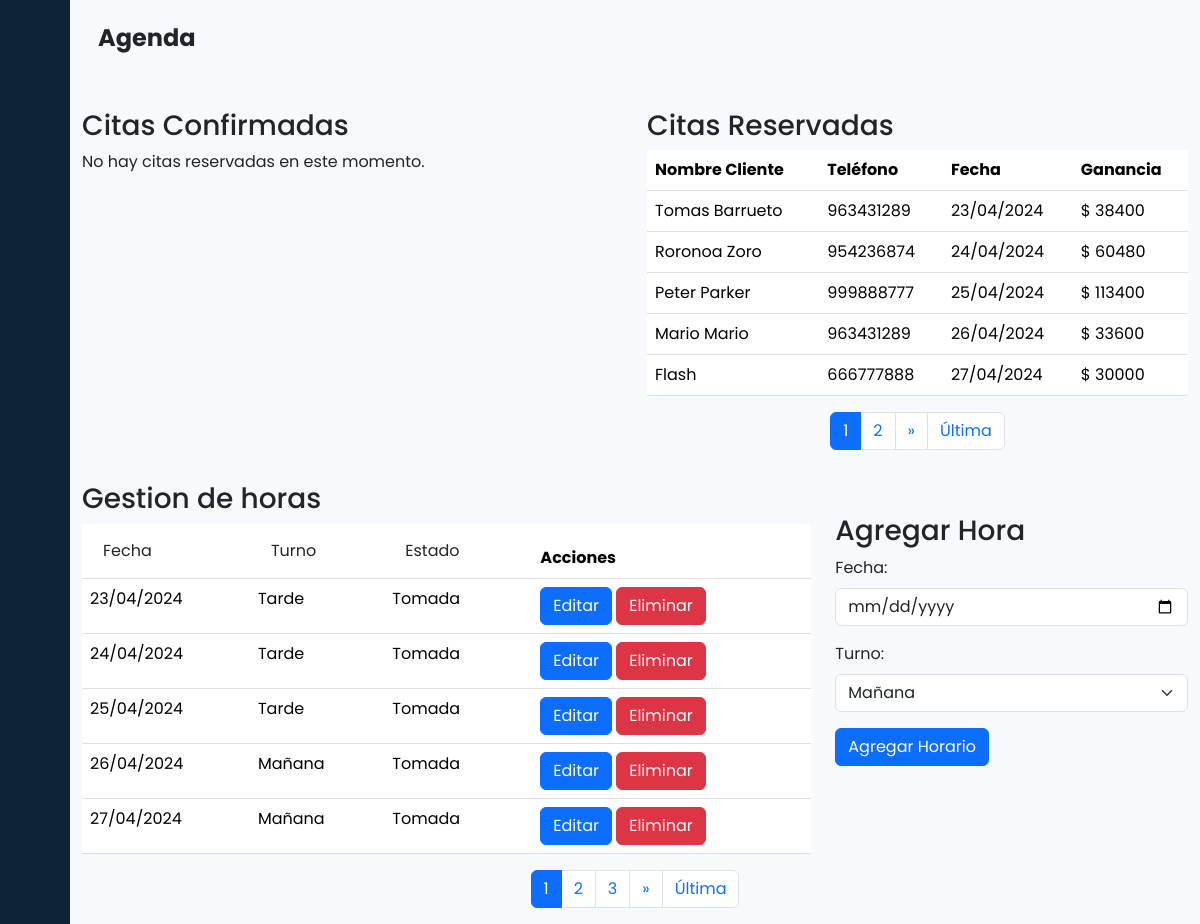
The page /views/panel_agenda.php (signed in) on the database its author committed.
### tables this page shows
CREATE TABLE `citas` (
  `id` int(11) NOT NULL,
  `cliente_id` int(11) NOT NULL,
  `usuario_id` int(11) NOT NULL,
  `nombre_cliente` varchar(255) NOT NULL,
  `telefono` varchar(20) NOT NULL,
  `correo` varchar(100) NOT NULL,
  `imagen_referencia` varchar(255) DEFAULT NULL,
  `alto` decimal(5,2) NOT NULL,
  `ancho` decimal(5,2) NOT NULL,
  `color` enum('si','no') NOT NULL,
  `hora_disponible_id` int(11) NOT NULL,
  `cotizacion` int(11) NOT NULL,
  `comision` int(11) NOT NULL,
  `precio_total` int(11) NOT NULL
);

CREATE TABLE `horarios_disponibles` (
  `id` int(11) NOT NULL,
  `usuario_id` int(11) NOT NULL,
  `fecha` date NOT NULL,
  `turno` enum('am','pm') NOT NULL,
  `estado` enum('Disponible','Tomada','Cerrada') NOT NULL DEFAULT 'Disponible'
);

### views/panel_agenda.php (the view, shortened to what the rows shown need)
<?php
if ($_SESSION['tipo_usuario'] == 'tatuador') {
    include '../conexion.php';
    $usuario_id = $_SESSION['usuario_id'];
?>
<!DOCTYPE html>
<html>
<head>
    <link href="https://cdn.lineicons.com/4.0/lineicons.css" rel="stylesheet" />
    <link href="https://cdn.jsdelivr.net/npm/bootstrap@5.3.2/dist/css/bootstrap.min.css" rel="stylesheet"
>
    <link rel="stylesheet" href="../assets/css/stylepanel.css">
</head>
<body>
    <div class="wrapper">
        <div class="main">
            <div class="container">
                <div class="row">
                    <div class="col-md-6">
                        <div class="mt-3">
                            <?php
                            $pagina_actual = isset($_GET['pagina']) ? $_GET['pagina'] : 1;
                            $offset = ($pagina_actual - 1) * 5;
                            $sql_citas = "SELECT c.nombre_cliente, c.telefono, c.correo, hd.estado, hd.fecha, c.cotizacion
                            FROM citas c
                            INNER JOIN horarios_disponibles hd ON c.hora_disponible_id = hd.id
                            WHERE c.usuario_id = ? AND hd.estado = 'Tomada'
                            LIMIT 5 OFFSET ?";
                            $stmt_citas = mysqli_prepare($conexion, $sql_citas);
                            mysqli_stmt_bind_param($stmt_citas, "ii", $usuario_id, $offset);
                            mysqli_stmt_execute($stmt_citas);
                            $result_citas = mysqli_stmt_get_result($stmt_citas);
                            if (mysqli_num_rows($result_citas) > 0) {
                                echo "<table class='table'>";
                                echo "<thead>";
                                echo "<tr>";
                                echo "<th>Nombre Cliente</th>";
                                echo "<th>Teléfono</th>";
                                echo "<th>Fecha</th>";
                                echo "<th>Ganancia</th>";
                                echo "</tr>";
                                echo "</thead>";
                                echo "<tbody>";
                                while ($row_cita = mysqli_fetch_assoc($result_citas)) {
                                    $fecha_formateada = date("d/m/Y", strtotime($row_cita['fecha']));
                                    echo "<tr>";
                                    echo "<td>" . $row_cita['nombre_cliente'] . "</td>";
                                    echo "<td>" . $row_cita['telefono'] . "</td>";
                                    echo "<td>" . $fecha_formateada . "</td>";
                                    echo "<td>$ " . $row_cita['cotizacion'] . "</td>";
                                    echo "</tr>";
                                }
                                echo "</tbody>";
                                echo "</table>";
                            } else {
                                echo "<p>No hay citas reservadas en este momento.</p>";
                            }
                            ?>
                        </div>
                    </div>
                    <div class="col-md-8">
                        <div class="mt-3">
                            <table class="table">
                                <thead>
                                    <tr>
                                        <th><button class="btn" id="ordenarFecha">Fecha</th>
                                        <th><button class="btn" id="ordenarTurno">Turno</th>
                                        <th><button class="btn" id="ordenarEstado">Estado</th>
                                        <th>Acciones</th>
                                    </tr>
                                </thead>
                                <tbody>
                                    <?php
                                    include '../conexion.php';
                                    $registros_por_pagina = 5;
                                    $pagina_actual = isset($_GET['pagina']) ? $_GET['pagina'] : 1;
                                    $offset = ($pagina_actual - 1) * $registros_por_pagina;
                                    $sql = "SELECT id, DATE_FORMAT(fecha, '%d/%m/%Y') AS fecha_formato,
                                                   CASE
                                                       WHEN turno = 'am' THEN 'Mañana'
                                                       WHEN turno = 'pm' THEN 'Tarde'
                                                   END AS turno_formato,
                                                   estado
                                            FROM horarios_disponibles
                                            WHERE usuario_id = ?
                                            LIMIT ? OFFSET ?";
                                    $stmt = mysqli_prepare($conexion, $sql);
                                    $usuario_id = $_SESSION['usuario_id'];
                                    mysqli_stmt_bind_param($stmt, "iii", $usuario_id, $registros_por_pagina, $offset);
                                    mysqli_stmt_execute($stmt);
                                    mysqli_stmt_bind_result($stmt, $id, $fecha_formato, $turno_formato, $estado);
                                    while (mysqli_stmt_fetch($stmt)) {
                                        echo "<tr>";
                                        echo "<td>$fecha_formato</td>";
                                        echo "<td>$turno_formato</td>";
                                        echo "<td>$estado</td>";
                                        echo "<td>";
                                        echo "<button type='button' class='btn btn-primary' data-bs-toggle='modal' data-bs-target='#editarModal$id'>Editar</button> ";
                                        echo "<button type='button' class='btn btn-danger' data-bs-toggle='modal' data-bs-target='#eliminarModal$id'>Eliminar</button>";
                                        echo "</td>";
                                        echo "</tr>";
                                    }
                                    ?>
                                </tbody>
                            </table>
                        </div>
                    </div>
                </div>
            </div>
        </div>
    </div>
</body>
</html>
<?php
} else {
    header("Location:../index.php");
}
?>

### rows shown on the page
citas: nombre_cliente "Tomas Barrueto", telefono "963431289", hora_disponible.fecha "23/04/2024", cotizacion "38400"
citas: nombre_cliente "Roronoa Zoro", telefono "954236874", hora_disponible.fecha "24/04/2024", cotizacion "60480"
citas: nombre_cliente "Peter Parker", telefono "999888777", hora_disponible.fecha "25/04/2024", cotizacion "113400"
citas: nombre_cliente "Mario Mario", telefono "963431289", hora_disponible.fecha "26/04/2024", cotizacion "33600"
citas: nombre_cliente "Flash", telefono "666777888", hora_disponible.fecha "27/04/2024", cotizacion "30000"
horarios_disponibles: fecha_formato "23/04/2024", turno_formato "Tarde"
horarios_disponibles: fecha_formato "24/04/2024", turno_formato "Tarde"
horarios_disponibles: fecha_formato "25/04/2024", turno_formato "Tarde"
horarios_disponibles: fecha_formato "26/04/2024", turno_formato "Mañana"
horarios_disponibles: fecha_formato "27/04/2024", turno_formato "Mañana"
